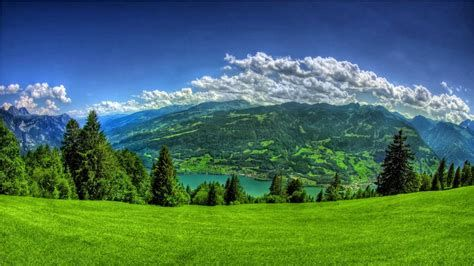
#> input picture Pengolahan Citra Dasar/Gambar.jpg, 474 x 266 px, found by its file name
$ python 1.Translasi_Citra.py
#> lines starting #> are read from the running program, lines starting #| are printed output that depends on the picture
import cv2 as cv
import imutils
#Kuciyose Gambar
citra = cv.imread("D:/ideapadGAMING/Download/Gambar.jpg")
#> citra is the input picture: shape (266, 474, 3); mean B, G, R 92.2, 112.5, 72.6
cv.imshow("Citra Awal", citra) #Menampilkan gambar

#TRANSLASI (Pergeseran)
x, y = 100, 20
shifted = imutils.translate(citra, x, y)
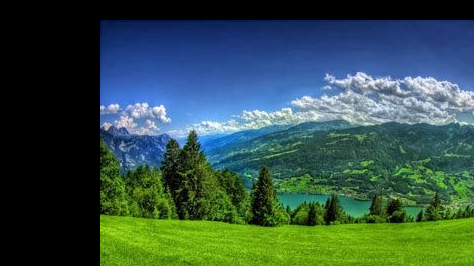
#> shifted: shape (266, 474, 3); mean B, G, R 71.7, 80.7, 51.8
cv.imshow("Translasi Citra", shifted)
cv.waitKey(0)
